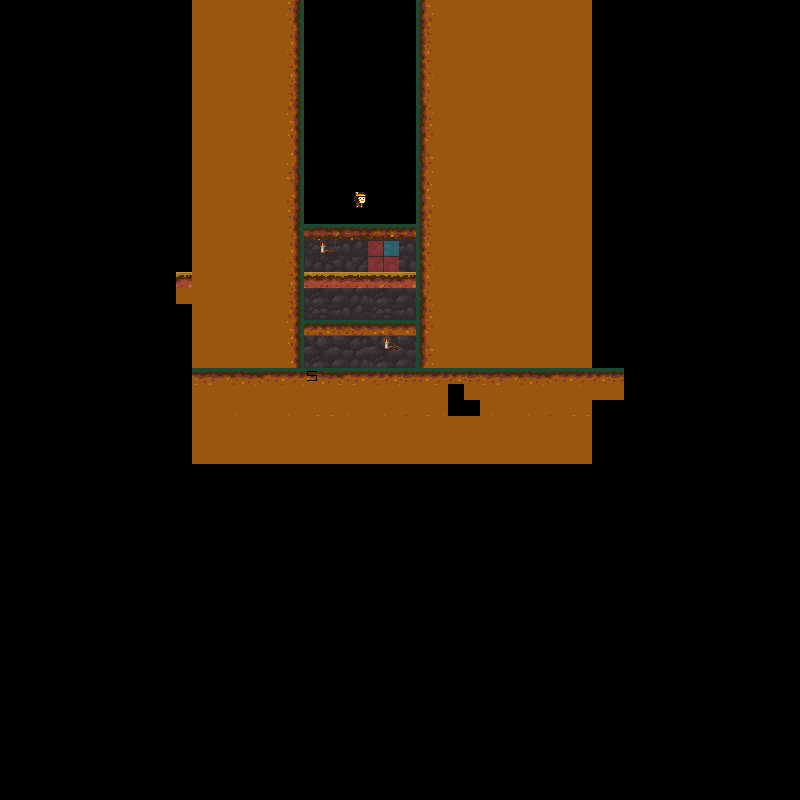

Below is a game level as drawn by its tile map, then a one-line description and the .tmx that defines it (tile-layer data replaced by summaries):
An orthogonal 50x50 tile map with 16x16 px tiles, 5 tile layers (Back, Stage, Unit, Guide, ...).

<map version="1.0" orientation="orthogonal" renderorder="right-down" width="50" height="50" tilewidth="16" tileheight="16" nextobjectid="1">
 <tileset firstgid="1" name="PDTileset" tilewidth="16" tileheight="16" tilecount="1024">
  <image source="tileImage.png" width="512" height="512" />
  <tile id="0">
   <properties>
    <property name="Player" value="0" />
   </properties>
  </tile>
  <tile id="1">
   <properties>
    <property name="Spawn" value="true" />
   </properties>
  </tile>
  <tile id="64">
   <properties>
    <property name="Type" value="OneWay" />
   </properties>
  </tile>
  <tile id="65">
   <properties>
    <property name="Type" value="OneWay" />
   </properties>
  </tile>
  <tile id="66">
   <properties>
    <property name="Type" value="OneWay" />
   </properties>
  </tile>
  <tile id="67">
   <properties>
    <property name="Type" value="OneWay" />
   </properties>
  </tile>
  <tile id="68">
   <properties>
    <property name="Type" value="OneWay" />
   </properties>
  </tile>
  <tile id="69">
   <properties>
    <property name="Type" value="OneWay" />
   </properties>
  </tile>
  <tile id="70">
   <properties>
    <property name="Type" value="OneWay" />
   </properties>
  </tile>
  <tile id="71">
   <properties>
    <property name="Type" value="OneWay" />
   </properties>
  </tile>
  <tile id="72">
   <properties>
    <property name="Type" value="OneWay" />
   </properties>
  </tile>
  <tile id="96">
   <properties>
    <property name="Type" value="Block" />
   </properties>
  </tile>
  <tile id="224">
   <properties>
    <property name="Candle" value="true" />
   </properties>
  </tile>
  <tile id="225">
   <properties>
    <property name="Mark" value="Start" />
   </properties>
  </tile>
  <tile id="226">
   <properties>
    <property name="Mark" value="End" />
   </properties>
  </tile>
 </tileset>
 <layer name="Back" width="50" height="50">
  <data>[2500 cells, 170 non-empty, 16 distinct tile ids]</data>
 </layer>
 <layer name="Stage" width="50" height="50">
  <data>[2500 cells, 588 non-empty, 42 distinct tile ids]</data>
 </layer>
 <layer name="Unit" width="50" height="50">
  <data>[2500 cells, 6 non-empty, 5 distinct tile ids]</data>
 </layer>
 <layer name="Guide" width="50" height="50">
  <data>[2500 cells, 4 non-empty, 2 distinct tile ids]</data>
 </layer>
 <layer name="Deco" width="50" height="50">
  <data>[2500 cells, 363 non-empty, 27 distinct tile ids]</data>
 </layer>
</map>
